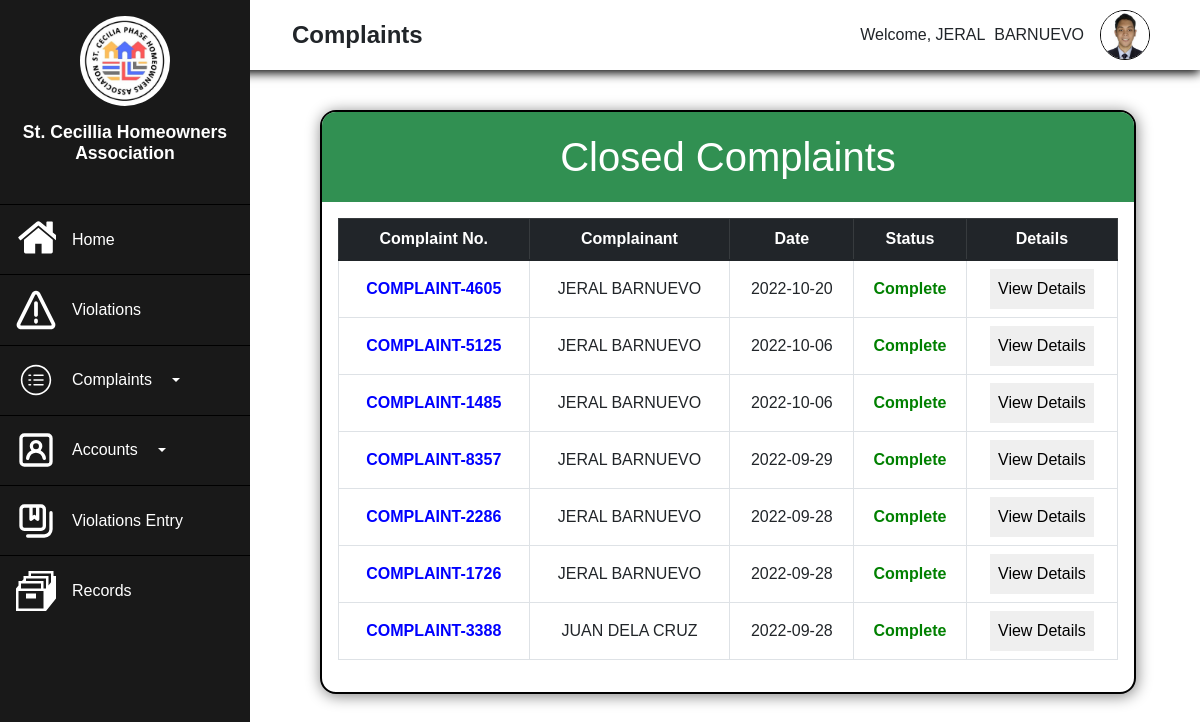
Page /Admin/Closed-Complaint.php (signed in) on the committed database.
### tables this page shows
CREATE TABLE `complaint` (
  `Complaint_ID` int(11) NOT NULL,
  `homeownersID` int(11) DEFAULT NULL,
  `adminID` int(11) DEFAULT NULL,
  `Complaint_No` varchar(255) NOT NULL,
  `Complainant_Name` varchar(255) NOT NULL,
  `Complaint_Details` text NOT NULL,
  `Address` varchar(255) NOT NULL,
  `ContactNo` varchar(255) NOT NULL,
  `Attachment` varchar(255) NOT NULL,
  `Date` date NOT NULL DEFAULT current_timestamp(),
  `Status` varchar(255) NOT NULL,
  `Remarks` text NOT NULL,
  `forward_status` text NOT NULL,
  `Forward_To` int(12) DEFAULT NULL
);

### Admin/Closed-Complaint.php (the view, shortened to what this page needs)
<?php
    require("process.php");
?>
<!DOCTYPE html>
<html lang="en">
<head>
    <link rel="stylesheet" href="https://use.fontawesome.com/releases/v5.15.4/css/all.css">
    <link rel="stylesheet" href="realtime.css">
    <link href="https://cdn.jsdelivr.net/npm/bootstrap@5.1.3/dist/css/bootstrap.min.css" rel="stylesheet">
    <link rel="stylesheet" href="Admin-Complaint.css">
    <link rel="stylesheet" type="text/css" href="https://cdnjs.cloudflare.com/ajax/libs/twitter-bootstrap/5.1.3/css/bootstrap.min.css"/>
    <link rel="stylesheet" type="text/css" href="https://cdn.datatables.net/v/bs5/jszip-2.5.0/dt-1.12.1/b-2.2.3/b-colvis-2.2.3/b-html5-2.2.3/b-print-2.2.3/datatables.min.css"/>
</head>
<body>
<?php
    if(!empty($_SESSION['Admin_ID'])){
        $AdminID=$_SESSION['Admin_ID'];
        $result=mysqli_query($conn, "SELECT*FROM admin WHERE Admin_ID='$AdminID'");
        $row=mysqli_fetch_assoc($result);
    }
?>
    <div class="main">
    <div class="side">
        <div class="logo">
            <img src="../Assets/logo.jpg" alt="" width="90px">
            <h2>St. Cecillia Homeowners Association</h2>
        </div>
        <div class="button">
            <ul class="side-button">
                <a href="Admin-Dashboard.php"><button class="buttn">
                    <p>Home</p>
                </button></a>
                <a href="Admin-Violations.php"><button class="buttn">
                    <p>Violations</p>
                </button></a>
                <button type="button" class="buttn buttn-primary dropdown-toggle" data-bs-toggle="dropdown">
                    <p>Complaints</p>
                </button>
                <button type="button" class="buttn buttn-primary dropdown-toggle" data-bs-toggle="dropdown">
                    <p>Accounts</p>
                </button>
                <a href="Violation-Entry.php"><button class="buttn">
                    <p>Violations Entry</p>
                </button></a>
                <a href="Admin-Records.php"><button class="buttn">
                    <svg xmlns="http://www.w3.org/2000/svg" width="16" height="16" viewBox="0 0 16 16"><path fill="#fffff" d="M4 9h4v2H4V9z"/><path fill="#fffff" d="M16 2h-1V0H5v2H3v1.25L2.4 4H1v1.75L0 7v9h12l4-5V2zM2 5h8v2H2V5zm9 10H1V8h10v7zm1-8h-1V4H4V3h8v4zm2-2.5l-1 1.25V2H6V1h8v3.5z"/></svg><p>Records</p>
                </button></a>
            </ul>
        </div>
    </div>
    <div class="top">
        <div class="burger">
            <p>Complaints</p>
        </div>
        <div class="profile">
        <div class="welcome"><p>Welcome, <?php echo $row['FirstName'], "&nbsp;&nbsp;",$row['LastName']; ?></p></div>
        <div class="image" onclick="Dropmenu();">
                <img src="admin-imgs/<?php echo $row['Image_Profile']; ?>" alt="" width="50px">
            </div>
        </div>
    </div>
    <div class="body">
        <div class="container1">
            <div class="title"><h1>Closed Complaints</h1></div>
            <div class="table-complaint">
            <table class="table table-bordered table-hover table-responsive" id="Mytable" style="padding:0;">
                <thead class="table-dark head">
                    <tr>
                    <th class="text-center">Complaint No.</th>
                    <th class="text-center">Complainant</th>
                    <th class="text-center">Date</th>
                    <th class="text-center">Status</th>
                    <th class="text-center">Details</th>
                    </tr>
                </thead>
                <tbody>
                <?php
                    if(!empty($_SESSION['Admin_ID'])){
                    $query=mysqli_query($conn,"SELECT complaint.Complaint_ID, complaint.Complaint_No, complaint.Complainant_Name, complaint.Complaint_Details,complaint.Address,
                    complaint.ContactNo, complaint.Address, complaint.Date, complaint.Status, homeowners.First_Name,homeowners.Last_Name FROM complaint INNER JOIN homeowners
                    ON complaint.homeownersID=homeowners.Homeowners_ID WHERE complaint.Status='Complete' ORDER BY complaint.Complaint_ID desc");
                    while($row1=mysqli_fetch_assoc($query)){
                ?>
                    <tr>
                    <td style="color:blue; font-weight:600"><?php echo $row1['Complaint_No']; ?></td>
                    <td><?php echo $row1['Complainant_Name']; ?></td>
                    <td><?php echo $row1['Date']; ?></td>
                    <td style="color:green; font-weight:600"><?php echo $row1['Status'] ?></td>
                    <td><button style="padding:.5rem; border:none;" data-bs-toggle="modal" data-bs-target="#viewdetails<?php echo $row1['Complaint_ID']; ?>">View Details</button></td>
                    </tr>
                    <?php
                    }
                    }
                ?>
                </tbody>
            </table>
            </div>
        </div>
    </div>
</div>
</body>
</html>

### Admin/realtime.css (style rules this page uses)
* { box-sizing: border-box; margin:0; padding:0; font-family: 'Poppins', sans-serif; }
:root { --side:#191919; --top:#ffffff; --body:#ffffff; --font-text:#000000; --main-color:#59CE8F; --secondary:#319052; --hover:#65C18C; }
.main { display: grid; grid-template-columns: 250px 1fr; grid-template-rows: 100px 1fr; grid-template-areas: "side head head" "side body body" "side body body"; height: 100%; width: 100%; }
.side { grid-area:side; display: flex; flex-direction: column; align-items: center; gap:1rem; background:var(--side); padding:0; width:100%; min-height: 100vh; max-width: 250px; z-index: 999; position: fixed; top:0; left:0; }
.side>.logo { display: flex; flex-direction: column; align-items: center; justify-content: center; text-align: center; gap:1rem; padding:1rem; }
.side>.logo>h2 { font-size:1.1rem; font-weight: 600; color: #FFFFFF; }
.side>.logo>img { border-radius:100%; }
svg { fill:#FFFFFF; width: 40px; height: 50px; }
.side-button { padding:0; margin:0; display: flex; flex-direction: column; }
.button { width: 100%; }
.buttn { width: 100%; padding:.6rem; background-color:var(--side); color:#FFFFFF; border-top:1px solid black; border-left:none; border-right:none; border-bottom: none; display:flex; align-items: center; transition: .5s; }
.button>.side-button>a { text-decoration: none; }
.button>.side-button>a>.buttn { display: flex; align-items: center; justify-content: flex-start; gap:1rem; font-size: 1rem; text-align:center; padding-left:1rem; }
.button>.side-button>a>.buttn>p { padding:0; margin:0; }
.buttn { display: flex; align-items: center; padding-left:1rem; gap:1rem; font-size: 1rem; text-align:center; }
.buttn>p { margin:0; padding:0; }
.top { grid-area:head; display: flex; align-items: center; justify-content: space-between; padding: 1rem 1rem; background:var(--top); box-shadow:0 3px 10px black ; position: fixed; top:0; left:0; height:80px; z-index:90; width:100%; height: 70px; padding-left:260px; padding-right:50px; }
.burger { display: flex; flex-direction: row; align-items: center; gap:1rem; padding-left:2rem; }
.top>.profile { display: flex; align-items: center; gap:1rem; }
.top>.burger>p { margin:0; font-weight: 600; font-size: 1.5rem; }
.top>.profile>.welcome { display: flex; align-items: center; justify-content: center; }
.top>.profile>.welcome>p { margin:0; }
.top>.profile>.image { border: 1px black solid; width: 50px; height: 50px; border-radius: 100%; position: relative; overflow: hidden; cursor:pointer; transition:1s; }
.top>.profile>.image>img { position: absolute; top:0; left:0; width: 100%; height: 100%; object-fit:cover; }
.body { display: flex; align-items: flex-start; justify-content: flex-start; flex-direction: column; padding:4rem; background-color: #ffffff; width: 100%; min-height: 100vh; padding-left:320px; padding-top: 110px; overflow: scroll; position:absolute; }
.table { width: 100%; height: 100%; background-color: #FFFFFF; padding:1.5rem; margin:0; }
thead { vertical-align: middle; text-align: center; border: 1px solid black; }
tbody { vertical-align: middle; text-align: center; }
.table-responsive { padding:0; }

### Admin/Admin-Complaint.css (style rules this page uses)
.container1 { background-color: #ffffff; padding-left:0; width: 100%; max-width: 1200px; border: 2px solid black; border-radius:1rem; overflow: hidden; box-shadow: 1px 2px 15px gray; }
.container1>.title { width: 100%; height: 90px; background-color: #319052; display: flex; align-items: center; justify-content: center; }
.container1>.title>h1 { text-align: center; color:#ffffff; margin:0; }
#Mytable { padding:1rem; }
.table-complaint { padding:1rem; overflow-y: scroll; }
#Mytable>tbody { text-align: center; }

### rows in the picture
complaint: Complaint_No "COMPLAINT-4605", Complainant_Name "JERAL BARNUEVO", Date "2022-10-20", Status "Complete"
complaint: Complaint_No "COMPLAINT-5125", Complainant_Name "JERAL BARNUEVO", Date "2022-10-06", Status "Complete"
complaint: Complaint_No "COMPLAINT-1485", Complainant_Name "JERAL BARNUEVO", Date "2022-10-06", Status "Complete"
complaint: Complaint_No "COMPLAINT-8357", Complainant_Name "JERAL BARNUEVO", Date "2022-09-29", Status "Complete"
complaint: Complaint_No "COMPLAINT-2286", Complainant_Name "JERAL BARNUEVO", Date "2022-09-28", Status "Complete"
complaint: Complaint_No "COMPLAINT-1726", Complainant_Name "JERAL BARNUEVO", Date "2022-09-28", Status "Complete"
complaint: Complaint_No "COMPLAINT-3388", Complainant_Name "JUAN DELA CRUZ", Date "2022-09-28", Status "Complete"

### other values in the picture
$row['FirstName'] "JERAL"
$row['LastName'] "BARNUEVO"
